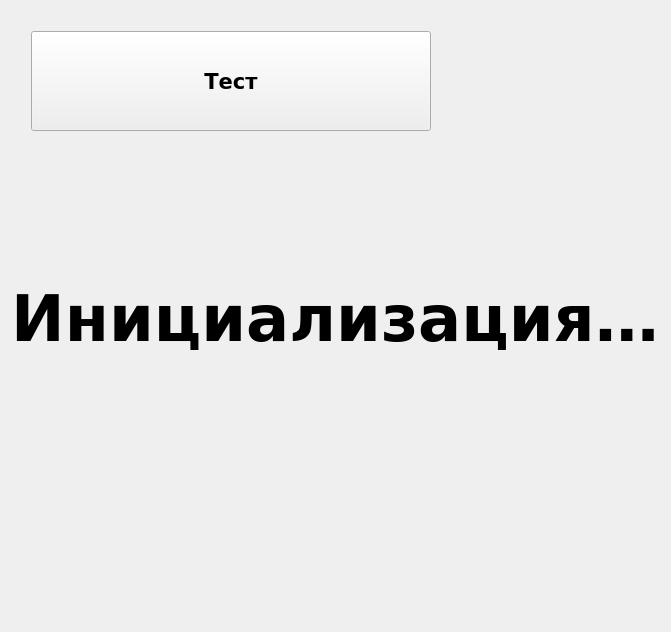
<?xml version="1.0" encoding="UTF-8"?>
<ui version="4.0">
 <class>MainWindow</class>
 <widget class="QMainWindow" name="MainWindow">
  <property name="windowModality">
   <enum>Qt::NonModal</enum>
  </property>
  <property name="geometry">
   <rect>
    <x>0</x>
    <y>0</y>
    <width>671</width>
    <height>632</height>
   </rect>
  </property>
  <property name="sizePolicy">
   <sizepolicy hsizetype="Maximum" vsizetype="Maximum">
    <horstretch>0</horstretch>
    <verstretch>0</verstretch>
   </sizepolicy>
  </property>
  <property name="minimumSize">
   <size>
    <width>500</width>
    <height>500</height>
   </size>
  </property>
  <property name="font">
   <font>
    <family>DejaVu Sans</family>
   </font>
  </property>
  <property name="cursor">
   <cursorShape>BlankCursor</cursorShape>
  </property>
  <property name="contextMenuPolicy">
   <enum>Qt::NoContextMenu</enum>
  </property>
  <property name="windowTitle">
   <string/>
  </property>
  <property name="autoFillBackground">
   <bool>false</bool>
  </property>
  <property name="documentMode">
   <bool>false</bool>
  </property>
  <widget class="QWidget" name="centralWidget">
   <layout class="QVBoxLayout" name="verticalLayout">
    <item>
     <layout class="QHBoxLayout" name="horizontalLayout_2">
      <item>
       <spacer name="horizontalSpacer_4">
        <property name="orientation">
         <enum>Qt::Horizontal</enum>
        </property>
        <property name="sizeType">
         <enum>QSizePolicy::Fixed</enum>
        </property>
        <property name="sizeHint" stdset="0">
         <size>
          <width>20</width>
          <height>20</height>
         </size>
        </property>
       </spacer>
      </item>
      <item>
       <layout class="QVBoxLayout" name="verticalLayout_2">
        <property name="leftMargin">
         <number>0</number>
        </property>
        <item>
         <spacer name="verticalSpacer_3">
          <property name="orientation">
           <enum>Qt::Vertical</enum>
          </property>
          <property name="sizeType">
           <enum>QSizePolicy::Fixed</enum>
          </property>
          <property name="sizeHint" stdset="0">
           <size>
            <width>20</width>
            <height>20</height>
           </size>
          </property>
         </spacer>
        </item>
        <item>
         <widget class="QPushButton" name="debugPb">
          <property name="minimumSize">
           <size>
            <width>400</width>
            <height>100</height>
           </size>
          </property>
          <property name="maximumSize">
           <size>
            <width>400</width>
            <height>100</height>
           </size>
          </property>
          <property name="font">
           <font>
            <pointsize>16</pointsize>
            <weight>75</weight>
            <bold>true</bold>
           </font>
          </property>
          <property name="focusPolicy">
           <enum>Qt::NoFocus</enum>
          </property>
          <property name="text">
           <string>Тест</string>
          </property>
         </widget>
        </item>
        <item>
         <spacer name="verticalSpacer_2">
          <property name="orientation">
           <enum>Qt::Vertical</enum>
          </property>
          <property name="sizeHint" stdset="0">
           <size>
            <width>20</width>
            <height>40</height>
           </size>
          </property>
         </spacer>
        </item>
       </layout>
      </item>
      <item>
       <spacer name="horizontalSpacer_3">
        <property name="orientation">
         <enum>Qt::Horizontal</enum>
        </property>
        <property name="sizeHint" stdset="0">
         <size>
          <width>40</width>
          <height>20</height>
         </size>
        </property>
       </spacer>
      </item>
     </layout>
    </item>
    <item>
     <layout class="QHBoxLayout" name="horizontalLayout">
      <property name="bottomMargin">
       <number>0</number>
      </property>
      <item>
       <spacer name="horizontalSpacer_5">
        <property name="orientation">
         <enum>Qt::Horizontal</enum>
        </property>
        <property name="sizeHint" stdset="0">
         <size>
          <width>40</width>
          <height>20</height>
         </size>
        </property>
       </spacer>
      </item>
      <item>
       <widget class="QLabel" name="stateLb">
        <property name="maximumSize">
         <size>
          <width>800</width>
          <height>16777215</height>
         </size>
        </property>
        <property name="font">
         <font>
          <pointsize>48</pointsize>
          <weight>75</weight>
          <bold>true</bold>
         </font>
        </property>
        <property name="text">
         <string>Инициализация…</string>
        </property>
        <property name="alignment">
         <set>Qt::AlignCenter</set>
        </property>
        <property name="wordWrap">
         <bool>true</bool>
        </property>
        <property name="margin">
         <number>5</number>
        </property>
       </widget>
      </item>
      <item>
       <spacer name="horizontalSpacer_6">
        <property name="orientation">
         <enum>Qt::Horizontal</enum>
        </property>
        <property name="sizeHint" stdset="0">
         <size>
          <width>40</width>
          <height>20</height>
         </size>
        </property>
       </spacer>
      </item>
     </layout>
    </item>
    <item>
     <spacer name="verticalSpacer">
      <property name="orientation">
       <enum>Qt::Vertical</enum>
      </property>
      <property name="sizeHint" stdset="0">
       <size>
        <width>20</width>
        <height>40</height>
       </size>
      </property>
     </spacer>
    </item>
   </layout>
  </widget>
 </widget>
 <layoutdefault spacing="6" margin="11"/>
 <resources/>
 <connections/>
</ui>
